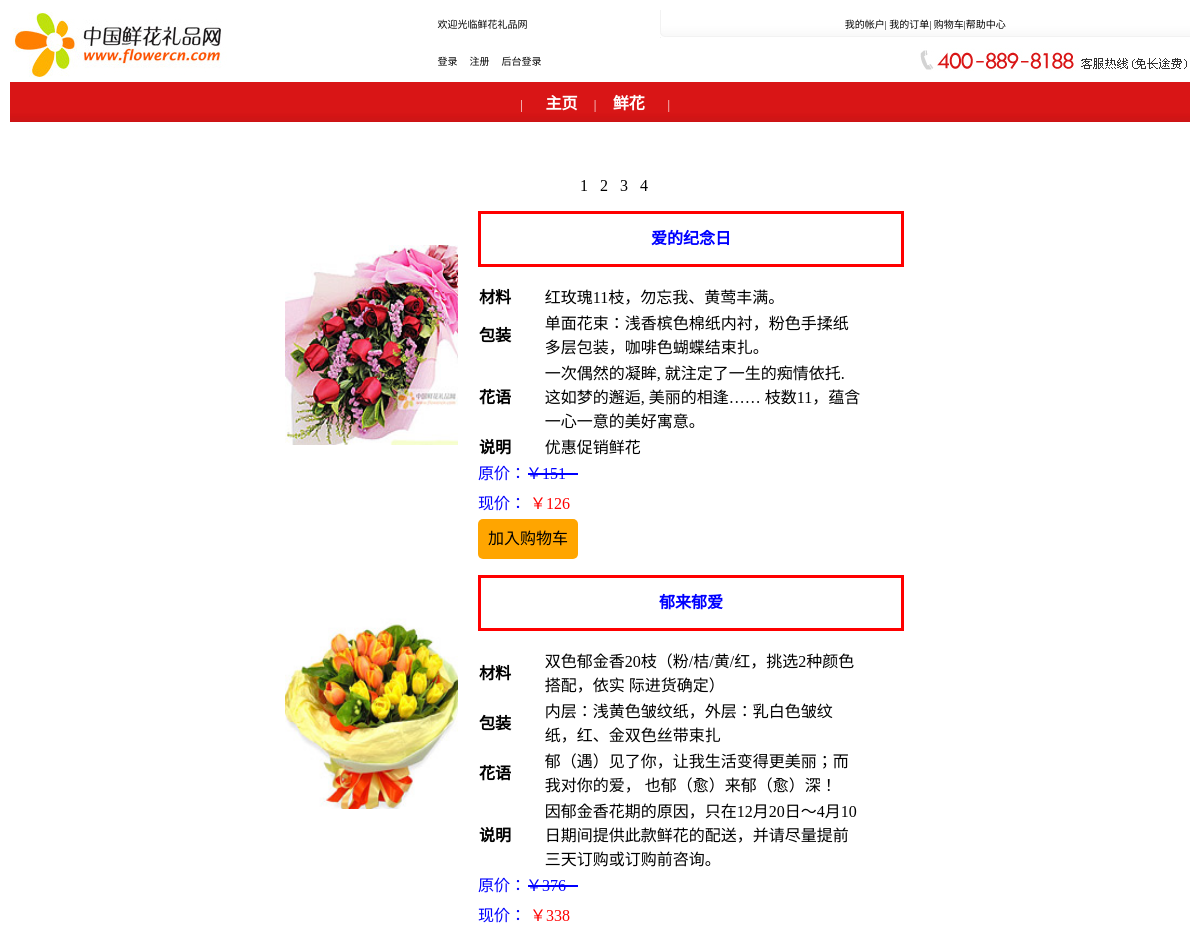
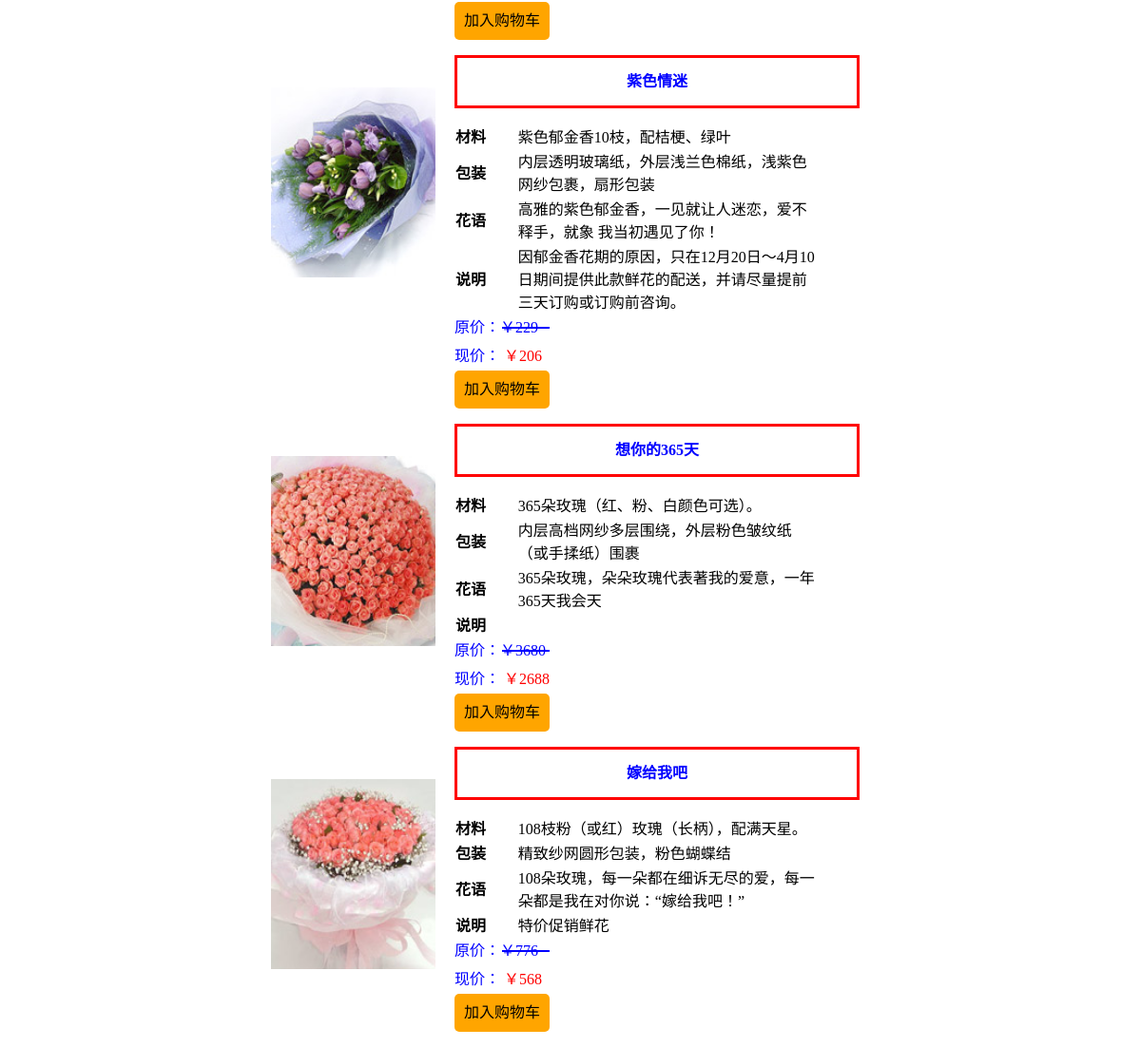
Page /showflower.php?page=3 on the committed database (2 pictures, top to bottom).
### tables this page shows
CREATE TABLE `flower` (
  `flowerID` char(15) NOT NULL,
  `fname` varchar(120) DEFAULT NULL,
  `myclass` char(20) DEFAULT NULL,
  `fclass` char(20) DEFAULT NULL,
  `fclass1` char(20) DEFAULT NULL,
  `cailiao` varchar(200) DEFAULT NULL,
  `baozhuang` varchar(200) DEFAULT NULL,
  `huayu` varchar(400) DEFAULT NULL,
  `shuoming` varchar(200) DEFAULT NULL,
  `price` int(11) DEFAULT NULL,
  `yourprice` int(11) DEFAULT NULL,
  `pictures` varchar(30) DEFAULT NULL,
  `picturem` varchar(30) DEFAULT NULL,
  `pictureb` varchar(30) DEFAULT NULL,
  `pictured` varchar(30) DEFAULT NULL,
  `cailiaopicture` varchar(30) DEFAULT NULL,
  `bzpicture` varchar(30) DEFAULT NULL,
  `tejia` char(2) DEFAULT NULL,
  `SelledNum` int(11) DEFAULT NULL
);

### showflower.php (the view, shortened to what this page needs)
<html>
  <head>
  </head>
  <body>
<?php
  include "top.php";
  include "conn.php";
?>
<center class="centerter">
  <ul style="width:60%;border:0;overflow:hidden">
       <?php
       $page=$_GET[page];
       $str="select * from flower";
       $rs=mysqli_query($con, $str);
       for($all_page_i=0;$all_page_i<ceil($rs->num_rows/5);$all_page_i++){
           $all_page_i++;
           echo "<a class='aaa' href='showflower.php?page=$all_page_i'>$all_page_i</a>&nbsp;&nbsp;&nbsp;";
           $all_page_i--;
       }
       $start=($page-1)*5;
       $end=5;
       $str="select * from flower limit $start,$end";
       $rs=mysqli_query($con, $str);
       while(@$row=mysqli_fetch_assoc($rs)){
           $commentStr=null;
           echo '
       <li>
         <div class="left">
            <img alt="这是花" src="flowerpicture/'.$row[picturem].'" class="showComment">
         </div>
         <div class="right">
         <p>'.$row[fname].'</p>
         <table style="display:block;width:100%">
            <tbody style="display:block;width:100%">
            <tr>
              <th>材料</td>
              <td class="td" >'.$row[cailiao].'</td>
            </tr>
             <tr>
              <th>包装</td>
              <td class="td">'.$row[baozhuang].'</td>
            </tr>
             <tr>
              <th>花语</td>
              <td class="td">'.$row[huayu].'</td>
            </tr>
             <tr>
              <th>说明</td>
              <td class="td">'.$row[shuoming].'</td>
            </tr>
         	<tbody>
         </table>
         <div class="aa">
         <p class="bb">原价：￥'.$row[price].'</p>
         <p>现价：&nbsp;<span style="color: red">￥'.$row[yourprice].'</span></p>
         <p class="shopcar" data-flowerid='.$row[flowerID].'>加入购物车</p>
         </div>
       </div>
         <div style="clear:both;display:none" class="hide">
           <ul>
          '.$commentStr.'
           </ul>
         </div>
       </li>';
       }
       ?>
  </ul>
</center>
</body>
</html>

### showflower.php (style rules this page uses)
li { display:block; overflow:hidden; }
.left { width:30%; height:300px; float:left; }
.left>img { box-sizing:border-box; width:100%; height:100%; padding:50px 20px; }
.right { width:60%; float:left; }
.right>p:first-of-type { width:100%; box-sizing:border-box; border:3px red solid; line-height:50px; font-weight:bolder; color:blue; }
th { display:inline-block; width:15%; text-align:left; }
table:not([class^=aaaa]) .td { text-align:left; display:inline-block; width:75%; word-wrap:break-word;word-break:break-all; }
.centerter table:not([class^=aaaa]) tr { display: inline-block; width: 100%; }
.aa>p:nth-of-type(1),.aa>p:nth-of-type(2) { color:blue; position:relative; line-height:30px; margin:0; }
.bb:after { content:""; position:absolute; top:14px; left:50px; width:50px; border-top:2px blue solid; }
.aa { width:100%; text-align:left; }
.shopcar { background-color:orange; border-radius:5px; height:40px; width:100px; line-height:40px; margin:0; text-align:center; }
a:link { color: #000000; text-decoration: none; }

### rows in the picture
flower: picturem (picture), fname "爱的纪念日", cailiao "红玫瑰11枝，勿忘我、黄莺丰满。", baozhuang "单面花束：浅香槟色棉纸内衬，粉色手揉纸多层包装，咖啡色蝴蝶结束扎。", huayu "一次偶然的凝眸, 就注定了一生的痴情依托. 这如梦的邂逅, 美丽的相逢…… 枝数11，蕴含一心一意的美好寓意。", shuoming "优惠促销鲜花", price "151", yourprice "126"
flower: picturem (picture), fname "郁来郁爱", cailiao "双色郁金香20枝（粉/桔/黄/红，挑选2种颜色搭配，依实 际进货确定）", baozhuang "内层：浅黄色皱纹纸，外层：乳白色皱纹纸，红、金双色丝带束扎", huayu "郁（遇）见了你，让我生活变得更美丽；而我对你的爱， 也郁（愈）来郁（愈）深！", shuoming "因郁金香花期的原因，只在12月20日～4月10日期间提供此款鲜花的配送，并请尽量提前三天订购或订购前咨询。", price "376", yourprice "338"
flower: picturem (picture), fname "紫色情迷", cailiao "紫色郁金香10枝，配桔梗、绿叶", baozhuang "内层透明玻璃纸，外层浅兰色棉纸，浅紫色网纱包裹，扇形包装", huayu "高雅的紫色郁金香，一见就让人迷恋，爱不释手，就象 我当初遇见了你！", shuoming "因郁金香花期的原因，只在12月20日～4月10日期间提供此款鲜花的配送，并请尽量提前三天订购或订购前咨询。", price "229", yourprice "206"
flower: picturem (picture), fname "想你的365天", cailiao "365朵玫瑰（红、粉、白颜色可选）。", baozhuang "内层高档网纱多层围绕，外层粉色皱纹纸（或手揉纸）围裹", huayu "365朵玫瑰，朵朵玫瑰代表著我的爱意，一年365天我会天", price "3680", yourprice "2688"
flower: picturem (picture), fname "嫁给我吧", cailiao "108枝粉（或红）玫瑰（长柄），配满天星。", baozhuang "精致纱网圆形包装，粉色蝴蝶结", huayu "108朵玫瑰，每一朵都在细诉无尽的爱，每一朵都是我在对你说：“嫁给我吧！”", shuoming "特价促销鲜花", price "776", yourprice "568"
